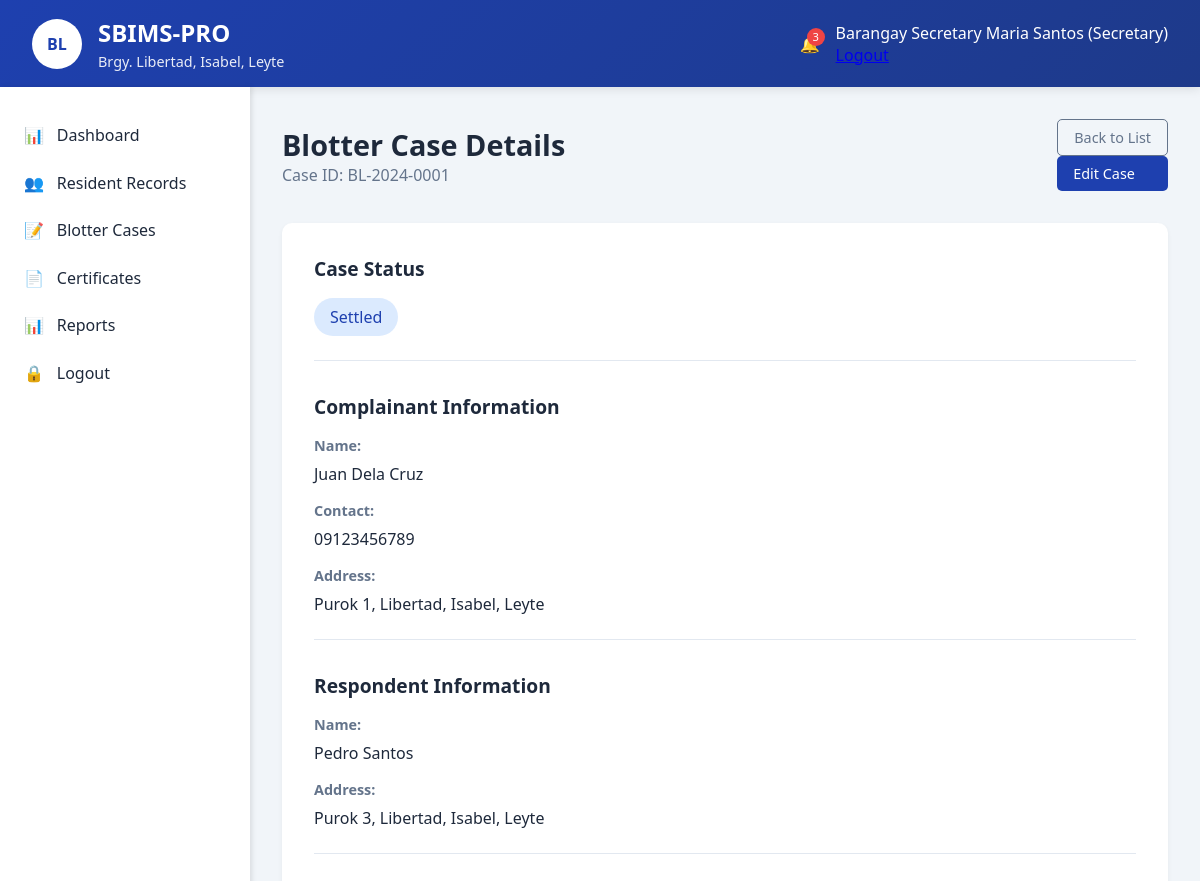
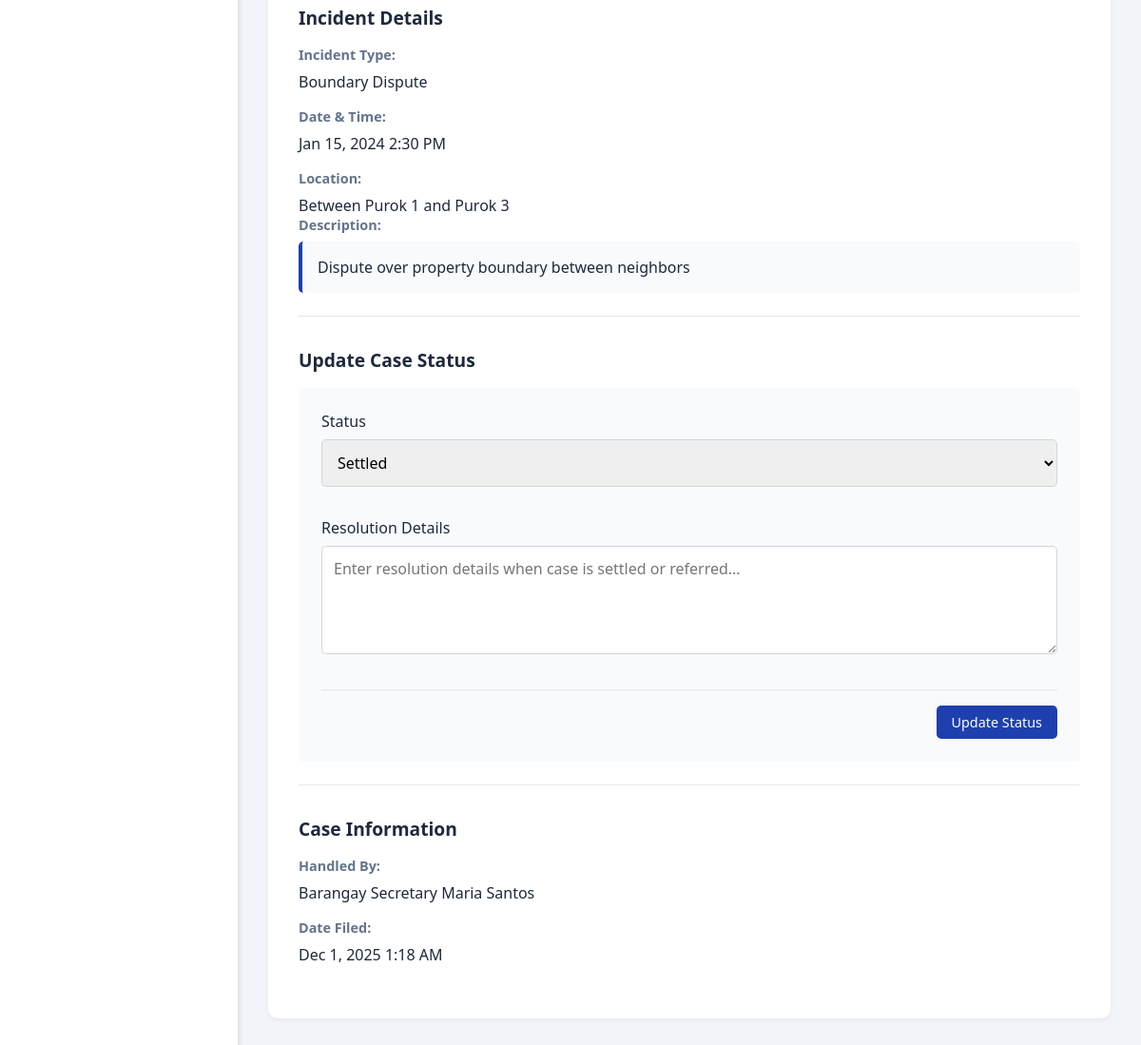
The page /secretary/blotter_view.php?id=1 (signed in) on the database its author committed (2 pictures, top to bottom).
### tables this page shows
CREATE TABLE `blotters` (
  `id` int(11) NOT NULL,
  `case_id` varchar(20) NOT NULL,
  `complainant_id` int(11) NOT NULL,
  `respondent_name` varchar(100) NOT NULL,
  `respondent_address` text DEFAULT NULL,
  `incident_type` varchar(100) NOT NULL,
  `incident_date` datetime NOT NULL,
  `incident_location` text NOT NULL,
  `description` text NOT NULL,
  `status` enum('Pending','Ongoing','Settled','Referred') DEFAULT 'Pending',
  `resolution` text DEFAULT NULL,
  `resolved_date` datetime DEFAULT NULL,
  `handled_by` int(11) NOT NULL,
  `created_at` timestamp NOT NULL DEFAULT current_timestamp()
);

CREATE TABLE `residents` (
  `id` int(11) NOT NULL,
  `resident_id` varchar(20) NOT NULL,
  `first_name` varchar(50) NOT NULL,
  `middle_name` varchar(50) DEFAULT NULL,
  `last_name` varchar(50) NOT NULL,
  `birthdate` date NOT NULL,
  `gender` enum('Male','Female') NOT NULL,
  `civil_status` enum('Single','Married','Widowed','Divorced') NOT NULL,
  `contact_number` varchar(15) DEFAULT NULL,
  `email` varchar(100) DEFAULT NULL,
  `address` text NOT NULL,
  `purok` varchar(50) NOT NULL,
  `household_number` varchar(20) DEFAULT NULL,
  `is_voter` tinyint(1) DEFAULT 0,
  `is_4ps` tinyint(1) DEFAULT 0,
  `is_senior` tinyint(1) DEFAULT 0,
  `is_pwd` tinyint(1) DEFAULT 0,
  `created_at` timestamp NOT NULL DEFAULT current_timestamp(),
  `updated_at` timestamp NOT NULL DEFAULT current_timestamp() ON UPDATE current_timestamp()
);

CREATE TABLE `users` (
  `id` int(11) NOT NULL,
  `username` varchar(50) NOT NULL,
  `password` varchar(255) NOT NULL,
  `email` varchar(100) DEFAULT NULL,
  `role` enum('admin','captain','secretary','resident') NOT NULL,
  `full_name` varchar(100) NOT NULL,
  `is_active` tinyint(1) DEFAULT 1,
  `last_login` datetime DEFAULT NULL,
  `created_at` timestamp NOT NULL DEFAULT current_timestamp()
);

### config/functions.php (called while the page is built, shortened)
<?php
function formatDateTime($datetime) {
    return date('M j, Y g:i A', strtotime($datetime));
}
?>

### secretary/blotter_view.php (the view, shortened to what this page needs)
<?php
require_once '../config/functions.php';
$database = new Database();
$db = $database->getConnection();
$blotter_id = $_GET['id'];
$query = "SELECT b.*, r.first_name, r.last_name, r.contact_number, r.address as complainant_address,
                 u.full_name as handled_by_name
          FROM blotters b
          JOIN residents r ON b.complainant_id = r.id
          JOIN users u ON b.handled_by = u.id
          WHERE b.id = :id";
$stmt = $db->prepare($query);
$stmt->bindParam(':id', $blotter_id);
$stmt->execute();
$blotter = $stmt->fetch(PDO::FETCH_ASSOC);
?>
<?php include '../includes/header.php'; ?>
<?php include '../includes/topbar.php'; ?>
<div class="main-container">
    <?php include '../includes/sidebar.php'; ?>
    <main class="content">
        <div class="page-header">
            <div class="page-title">
                <h1>Blotter Case Details</h1>
                <p>Case ID: <?php echo htmlspecialchars($blotter['case_id']); ?></p>
            </div>
            <div class="page-actions">
                <a href="blotter.php" class="btn btn-outline">Back to List</a>
                <?php if ($_SESSION['user_role'] == 'secretary'): ?>
                    <a href="blotter_edit.php?id=<?php echo $blotter_id; ?>" class="btn btn-primary">Edit Case</a>
                <?php endif; ?>
            </div>
        </div>
        <div class="case-details">
            <div class="detail-section">
                <h3>Case Status</h3>
                <div class="status-display">
                    <span class="status status-<?php echo strtolower($blotter['status']); ?> large">
                        <?php echo $blotter['status']; ?>
                    </span>
                </div>
            </div>
            <div class="detail-section">
                <h3>Complainant Information</h3>
                <div class="detail-grid">
                    <div class="detail-item">
                        <label>Name:</label>
                        <span><?php echo htmlspecialchars($blotter['first_name'] . ' ' . $blotter['last_name']); ?></span>
                    </div>
                    <div class="detail-item">
                        <label>Contact:</label>
                        <span><?php echo htmlspecialchars($blotter['contact_number']); ?></span>
                    </div>
                    <div class="detail-item">
                        <label>Address:</label>
                        <span><?php echo htmlspecialchars($blotter['complainant_address']); ?></span>
                    </div>
                </div>
            </div>
            <div class="detail-section">
                <h3>Respondent Information</h3>
                <div class="detail-grid">
                    <div class="detail-item">
                        <label>Name:</label>
                        <span><?php echo htmlspecialchars($blotter['respondent_name']); ?></span>
                    </div>
                    <div class="detail-item">
                        <label>Address:</label>
                        <span><?php echo htmlspecialchars($blotter['respondent_address']); ?></span>
                    </div>
                </div>
            </div>
            <div class="detail-section">
                <h3>Incident Details</h3>
                <div class="detail-grid">
                    <div class="detail-item">
                        <label>Incident Type:</label>
                        <span><?php echo htmlspecialchars($blotter['incident_type']); ?></span>
                    </div>
                    <div class="detail-item">
                        <label>Date & Time:</label>
                        <span><?php echo formatDateTime($blotter['incident_date']); ?></span>
                    </div>
                    <div class="detail-item">
                        <label>Location:</label>
                        <span><?php echo htmlspecialchars($blotter['incident_location']); ?></span>
                    </div>
                </div>
                <div class="detail-item full-width">
                    <label>Description:</label>
                    <div class="description-box"><?php echo nl2br(htmlspecialchars($blotter['description'])); ?></div>
                </div>
            </div>
            <?php if ($_SESSION['user_role'] == 'secretary'): ?>
            <div class="detail-section">
                <h3>Update Case Status</h3>
                <form method="POST" class="status-form">
                    <div class="form-row">
                        <div class="form-group">
                            <label for="status">Status</label>
                            <select id="status" name="status" required>
                                <option value="Settled" <?php echo $blotter['status'] == 'Settled' ? 'selected' : ''; ?>>Settled</option>
                            </select>
                        </div>
                    </div>
                    <div class="form-group">
                        <label for="resolution">Resolution Details</label>
                        <textarea id="resolution" name="resolution" rows="4" placeholder="Enter resolution details when case is settled or referred..."><?php echo htmlspecialchars($blotter['resolution'] ?? ''); ?></textarea>
                    </div>
                    <div class="form-actions">
                        <button type="submit" name="update_status" class="btn btn-primary">Update Status</button>
                    </div>
                </form>
            </div>
            <?php endif; ?>
            <div class="detail-section">
                <h3>Case Information</h3>
                <div class="detail-grid">
                    <div class="detail-item">
                        <label>Handled By:</label>
                        <span><?php echo htmlspecialchars($blotter['handled_by_name']); ?></span>
                    </div>
                    <div class="detail-item">
                        <label>Date Filed:</label>
                        <span><?php echo formatDateTime($blotter['created_at']); ?></span>
                    </div>
                </div>
            </div>
        </div>
    </main>
</div>
<?php include '../includes/footer.php'; ?>

### assets/css/main.css (style rules this page uses)
:root { --primary: #1e40af; --primary-dark: #1e3a8a; --secondary: #64748b; --success: #10b981; --warning: #f59e0b; --danger: #ef4444; --light: #f8fafc; --dark: #1e293b; }
* { margin: 0; padding: 0; box-sizing: border-box; font-family: 'Segoe UI', Tahoma, Geneva, Verdana, sans-serif; }
body { background-color: #f1f5f9; color: var(--dark); }
.main-container { display: flex; min-height: calc(100vh - 80px); }
.content { flex: 1; padding: 2rem; }
.page-header { display: flex; justify-content: space-between; align-items: center; margin-bottom: 2rem; }
.page-title h1 { font-size: 1.8rem; color: var(--dark); }
.page-title p { color: var(--secondary); }
.btn { padding: 0.5rem 1rem; border: none; border-radius: 5px; cursor: pointer; font-weight: 500; display: flex; align-items: center; gap: 0.5rem; transition: all 0.3s; text-decoration: none; font-size: 0.9rem; }
.btn-primary { background: var(--primary); color: white; }
.btn-outline { background: transparent; border: 1px solid var(--secondary); color: var(--secondary); }

### assets/css/dashboard.css (style rules this page uses)
.status { padding: 0.3rem 0.8rem; border-radius: 20px; font-size: 0.8rem; font-weight: 500; display: inline-block; }
.status-settled { background: #dbeafe; color: #1e40af; }
.form-row { display: grid; grid-template-columns: repeat(auto-fit, minmax(250px, 1fr)); gap: 1rem; margin-bottom: 1rem; }
.form-group { margin-bottom: 1rem; }
.form-group label { display: block; margin-bottom: 0.5rem; font-weight: 500; color: var(--dark); }
.form-group input, .form-group select, .form-group textarea { width: 100%; padding: 0.75rem; border: 1px solid #d1d5db; border-radius: 5px; font-size: 1rem; transition: border-color 0.3s; }
.form-actions { display: flex; gap: 1rem; justify-content: flex-end; margin-top: 2rem; padding-top: 1rem; border-top: 1px solid #e2e8f0; }

### secretary/blotter_view.php (style rules this page uses)
.case-details { background: white; border-radius: 10px; padding: 2rem; box-shadow: 0 2px 5px rgba(0,0,0,0.05); }
.detail-section { margin-bottom: 2rem; padding-bottom: 1.5rem; border-bottom: 1px solid #e2e8f0; }
.detail-section:last-child { border-bottom: none; margin-bottom: 0; }
.detail-section h3 { color: var(--dark); margin-bottom: 1rem; font-size: 1.2rem; }
.detail-grid { display: grid; gap: 1rem; }
.detail-item { display: flex; flex-direction: column; gap: 0.5rem; }
.detail-item.full-width { grid-column: 1 / -1; }
.detail-item label { font-weight: 600; color: var(--secondary); font-size: 0.9rem; }
.description-box, .resolution-box { background: #f8fafc; padding: 1rem; border-radius: 5px; border-left: 4px solid var(--primary); }
.status.large { padding: 0.5rem 1rem; font-size: 1rem; }
.status-form { background: #f8fafc; padding: 1.5rem; border-radius: 5px; }

### rows shown on the page
blotters: case "BL-2024-0001", status "Settled", complainant.last_name "Juan Dela Cruz", complainant.contact_number "09123456789", complainant.address "Purok 1, Libertad, Isabel, Leyte", respondent_name "Pedro Santos", respondent_address "Purok 3, Libertad, Isabel, Leyte", incident_type "Boundary Dispute", incident_date "Jan 15, 2024 2:30 PM", incident_location "Between Purok 1 and Purok 3", description "Dispute over property boundary between neighbors", handled_by.full_name "Barangay Secretary Maria Santos", created_at "Dec 1, 2025 1:18 AM"

### other values the page prints
$_SESSION['full_name'] "Barangay Secretary Maria Santos"
$_SESSION['user_role'] "Secretary"
